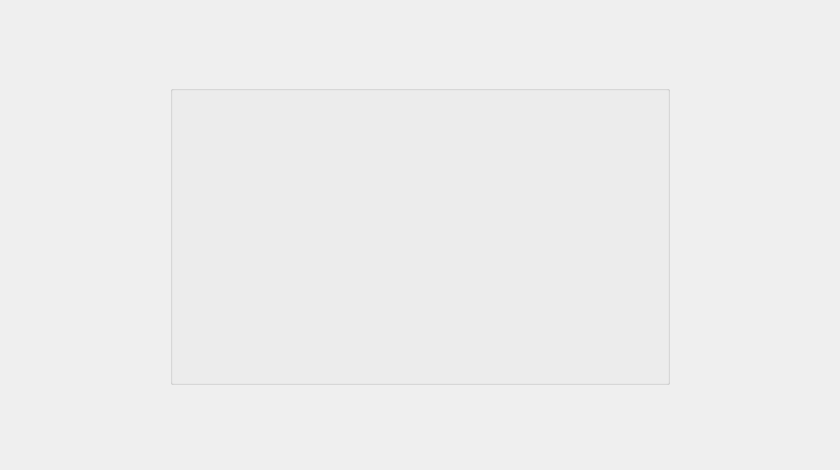
<?xml version="1.0" encoding="UTF-8"?>
<ui version="4.0">
 <class>levels</class>
 <widget class="QMainWindow" name="levels">
  <property name="geometry">
   <rect>
    <x>0</x>
    <y>0</y>
    <width>840</width>
    <height>470</height>
   </rect>
  </property>
  <property name="minimumSize">
   <size>
    <width>840</width>
    <height>470</height>
   </size>
  </property>
  <property name="maximumSize">
   <size>
    <width>840</width>
    <height>470</height>
   </size>
  </property>
  <property name="windowTitle">
   <string>MainWindow</string>
  </property>
  <widget class="QWidget" name="centralwidget">
   <widget class="QGroupBox" name="_levels">
    <property name="geometry">
     <rect>
      <x>170</x>
      <y>85</y>
      <width>500</width>
      <height>300</height>
     </rect>
    </property>
    <property name="autoFillBackground">
     <bool>true</bool>
    </property>
    <property name="title">
     <string/>
    </property>
   </widget>
  </widget>
 </widget>
 <resources/>
 <connections/>
</ui>
